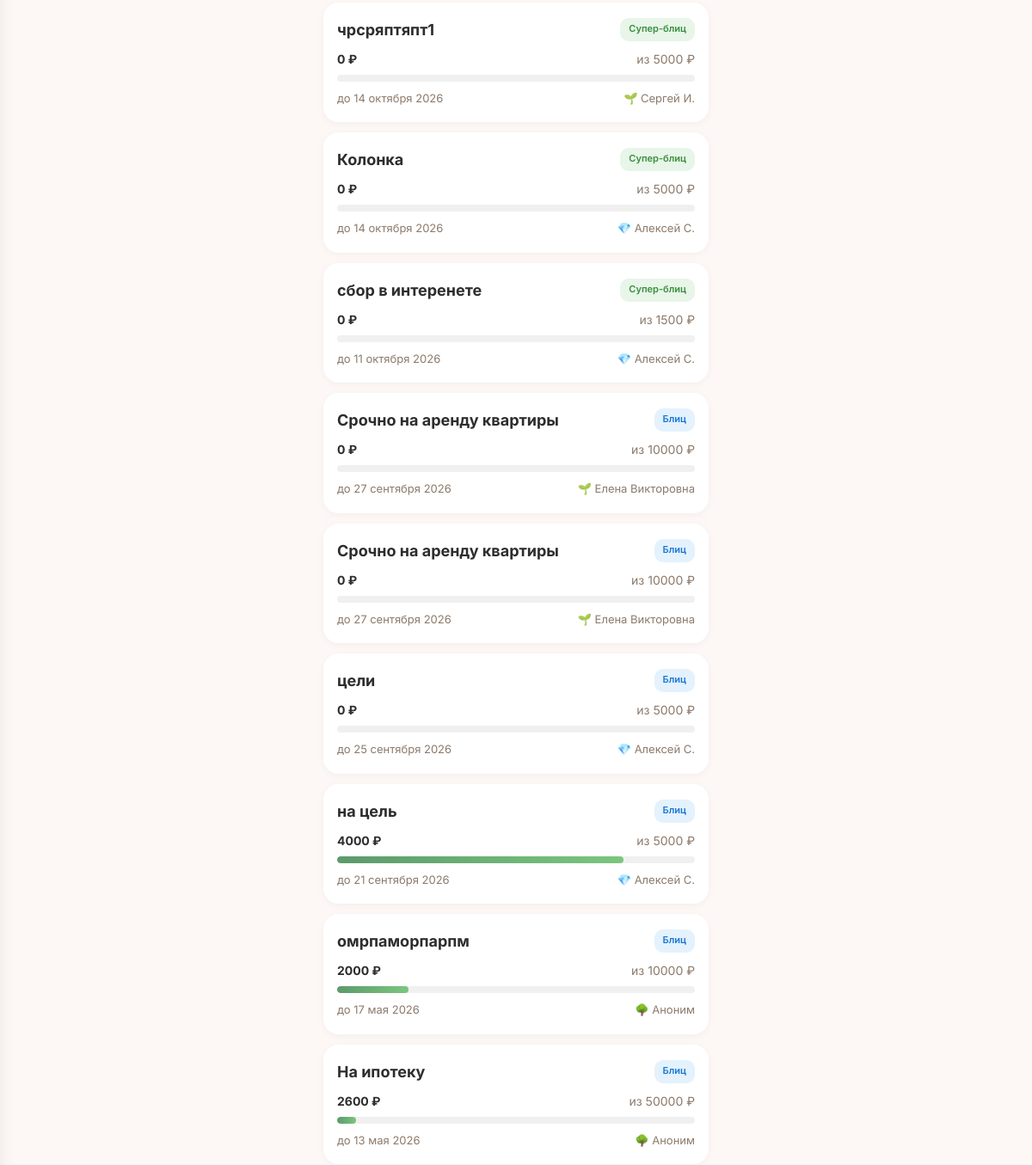
The app's page /goals (middle part), older data.
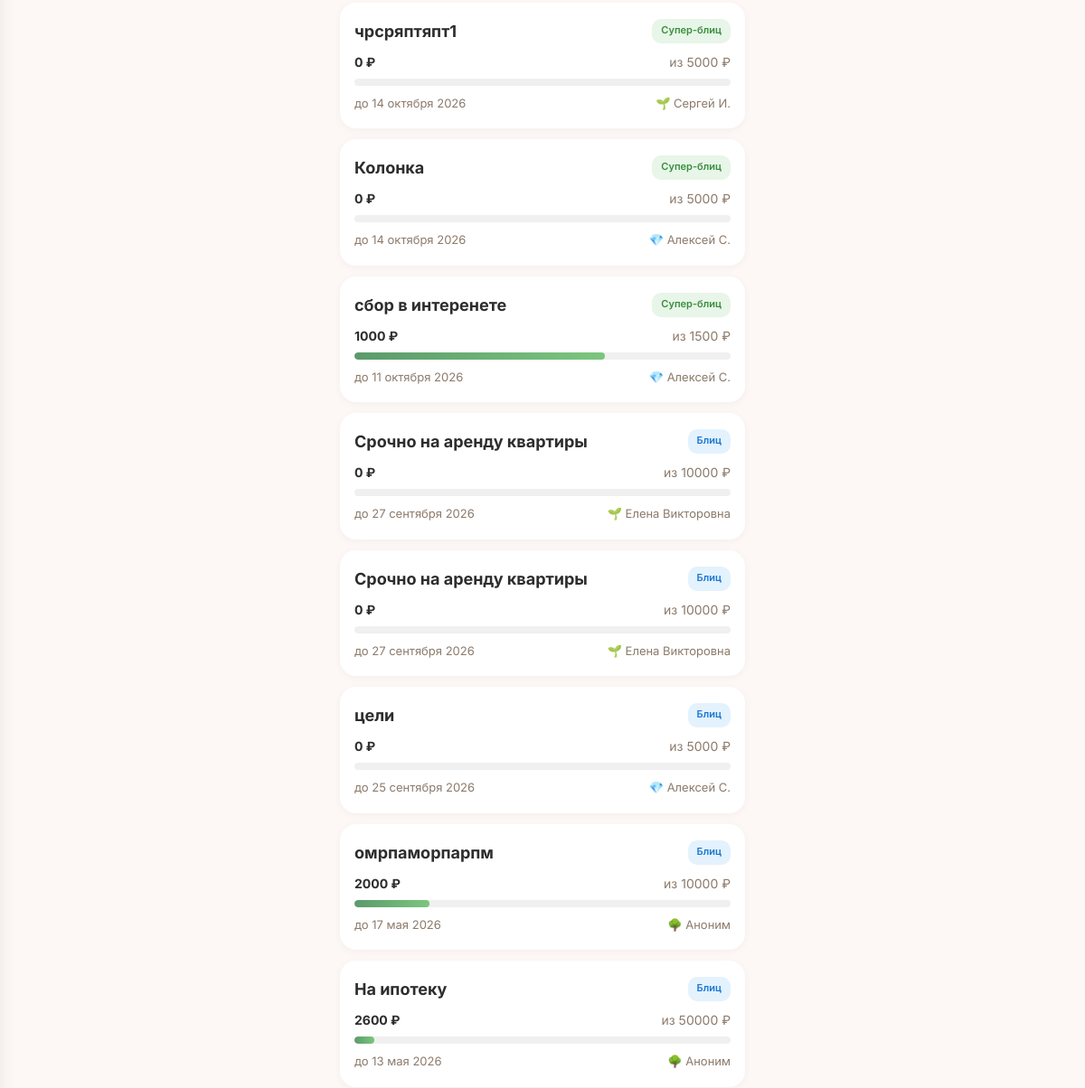
The same page, newer data.
### tables this page shows
CREATE TABLE "goals" (
        id INTEGER PRIMARY KEY AUTOINCREMENT,
        user_id INTEGER NOT NULL,
        type TEXT NOT NULL CHECK(type IN ('super_blitz','blitz','serious','urgent','group')),
        title TEXT NOT NULL,
        description TEXT NULL,
        photo_url TEXT NULL,
        amount_goal REAL NOT NULL,
        amount_collected REAL DEFAULT 0.00,
        ends_at TEXT NULL,
        status TEXT DEFAULT 'draft' CHECK(status IN ('draft','active','frozen','completed','failed','lightning_failed','hidden')),
        trial_ends_at TEXT NULL,
        subscription_active_until TEXT NULL,
        last_boosted_at TEXT NULL,
        is_lightning INTEGER DEFAULT 0,
        lightning_started_at TEXT NULL,
        moderation_status TEXT DEFAULT 'pending',
        completion_type TEXT DEFAULT 'organic',
        is_seed INTEGER DEFAULT 0,
        views_count INTEGER DEFAULT 0,
        views_24h INTEGER DEFAULT 0,
        donations_count INTEGER DEFAULT 0,
        donations_24h INTEGER DEFAULT 0,
        created_at TEXT DEFAULT (datetime('now')), photos TEXT, moderation_comment TEXT, moderated_at TEXT, moderated_by INTEGER, resubmission_count INTEGER DEFAULT 0, is_resubmission INTEGER DEFAULT 0, rejection_categories TEXT,
        FOREIGN KEY (user_id) REFERENCES users(id)
    );

CREATE TABLE users (
            id INTEGER PRIMARY KEY AUTOINCREMENT,
            phone TEXT UNIQUE NOT NULL,
            password_hash TEXT NOT NULL,
            email TEXT NULL,
            name TEXT NULL,
            avatar_url TEXT NULL,
            max_id TEXT NULL,
            vk_id TEXT NULL,
            fcm_token TEXT NULL,
            onboarding_passed INTEGER DEFAULT 0,
            rating REAL DEFAULT 0.0,
            rating_level TEXT DEFAULT 'novice',
            confirmations_total INTEGER DEFAULT 0,
            confirmations_approved INTEGER DEFAULT 0,
            confirmations_ignored INTEGER DEFAULT 0,
            donation_streak INTEGER DEFAULT 0,
            goals_helped_close INTEGER DEFAULT 0,
            total_helped_amount REAL DEFAULT 0.00,
            priority_days INTEGER DEFAULT 0,
            circles_of_care INTEGER DEFAULT 0,
            interest_weights TEXT DEFAULT NULL,
            eternal_donation_config TEXT DEFAULT NULL,
            yellow_card_until TEXT NULL,
            is_banned INTEGER DEFAULT 0,
            created_at TEXT DEFAULT (datetime('now'))
        , xp INTEGER DEFAULT 0, xp_level TEXT DEFAULT 'novice', streak_days INTEGER DEFAULT 0, last_action_date TEXT, ip_registered TEXT, author_badge TEXT, trust_score INTEGER DEFAULT 50, trust_level TEXT DEFAULT 'guest', is_admin INTEGER DEFAULT 0, profile_completed INTEGER DEFAULT 0, identity_verified INTEGER DEFAULT 0, city TEXT, region_code TEXT, region_name TEXT, birth_date TEXT, onboarding_step INTEGER DEFAULT 0, identity_verified_at TEXT, identity_doc_path TEXT, identity_selfie_path TEXT);

### main.py (the view)
@app.route('/goals')
def goals_list():
    db = get_db()
    months = ['января','февраля','марта','апреля','мая','июня','июля','августа','сентября','октября','ноября','декабря']
    goals = []
    for g in db.execute(
        "SELECT g.*, u.name as author_name, u.xp_level as author_level FROM goals g JOIN users u ON g.user_id = u.id WHERE g.status = 'active' ORDER BY g.created_at DESC LIMIT 50"
    ).fetchall():
        g = dict(g)
        try:
            parts = g['ends_at'][:10].split('-')
            d = int(parts[2])
            m = months[int(parts[1])-1]
            y = parts[0]
            g['ends_at_formatted'] = f'{d} {m} {y}'
        except:
            g['ends_at_formatted'] = g['ends_at'][:10]
        goals.append(g)
    db.close()
    user = get_current_user()
    return render_template('goals.html', goals=goals, user=user)

### main.py (called while the page is built, shortened)
def get_current_user():
    return None

### models.py (called while the page is built)
def _create_connection():
    conn = sqlite3.connect(DATABASE, timeout=30)
    conn.row_factory = sqlite3.Row
    conn.execute("PRAGMA journal_mode=WAL")
    conn.execute("PRAGMA synchronous=NORMAL")
    conn.execute("PRAGMA busy_timeout=30000")
    conn.execute("PRAGMA foreign_keys = ON")
    return conn

def get_db():
    try:
        from flask import g
        if not hasattr(g, '_database'):
            g._database = _create_connection()
        return g._database
    except (ImportError, RuntimeError):
        return _create_connection()

### templates/goals.html (shortened to what this page needs)
<!DOCTYPE html>
<html lang="ru">
<head>
    <link rel="stylesheet" href="/static/style.css?v=7">
</head>
<body>
    <div class="container">
        <div class="goals-list">
            {% if goals %}
                {% for goal in goals %}
                <a class="goal-card" href="/goal/{{ goal.id }}">
                    <div class="top">
                        <div class="title">{{ goal.title }}</div>
                        <span class="type-badge badge-{{ 'green' if goal.type == 'super_blitz' else 'blue' if goal.type == 'blitz' else 'purple' if goal.type == 'serious' else 'orange' if goal.type == 'urgent' else 'teal' }}">
                            {{ 'Супер-блиц' if goal.type == 'super_blitz' else 'Блиц' if goal.type == 'blitz' else 'Жизненный' if goal.type == 'serious' else 'Срочный' if goal.type == 'urgent' else 'Общий' if goal.type == 'group' else goal.type }}
                        </span>
                    </div>
                    <div class="amount-row">
                        <span class="collected">{{ "%.0f"|format(goal.amount_collected) }} ₽</span>
                        <span>из {{ "%.0f"|format(goal.amount_goal) }} ₽</span>
                    </div>
                    <div class="progress-bar">
                        <div class="progress-fill" style="width: {{ (goal.amount_collected / goal.amount_goal * 100) if goal.amount_goal > 0 else 0 }}%"></div>
                    </div>
                    <div class="meta">
                        <span>до {{ goal.ends_at_formatted or (goal.ends_at[:10] if goal.ends_at else '—') }}</span>
                        <span>
                {% if goal.author_level == 'novice' %}🌱
                {% elif goal.author_level == 'member' %}🌿
                {% elif goal.author_level == 'reliable' %}🌳
                {% elif goal.author_level == 'pillar' %}💎
                {% elif goal.author_level == 'hero' %}⭐
                {% elif goal.author_level == 'legend' %}👑
                {% else %}👤{% endif %}
                {{ goal.author_name or 'Аноним' }}
            </span>
                    </div>
                </a>
                {% endfor %}
            {% else %}
                <div class="empty-state"><h2>Пока нет целей</h2><p>Станьте первым — создайте сбор</p></div>
            {% endif %}
        </div>
    </div>
</body>
</html>

Row changes from the older to the newer data that the page shows:
no longer on this page (row edited): goals: title "на цель", type "Блиц", amount_collected "4000", amount_goal "5000", ends_at_formatted "21 сентября 2026", name "Алексей С."
changed goals "сбор в интеренете": amount_collected "0" → "1000"
